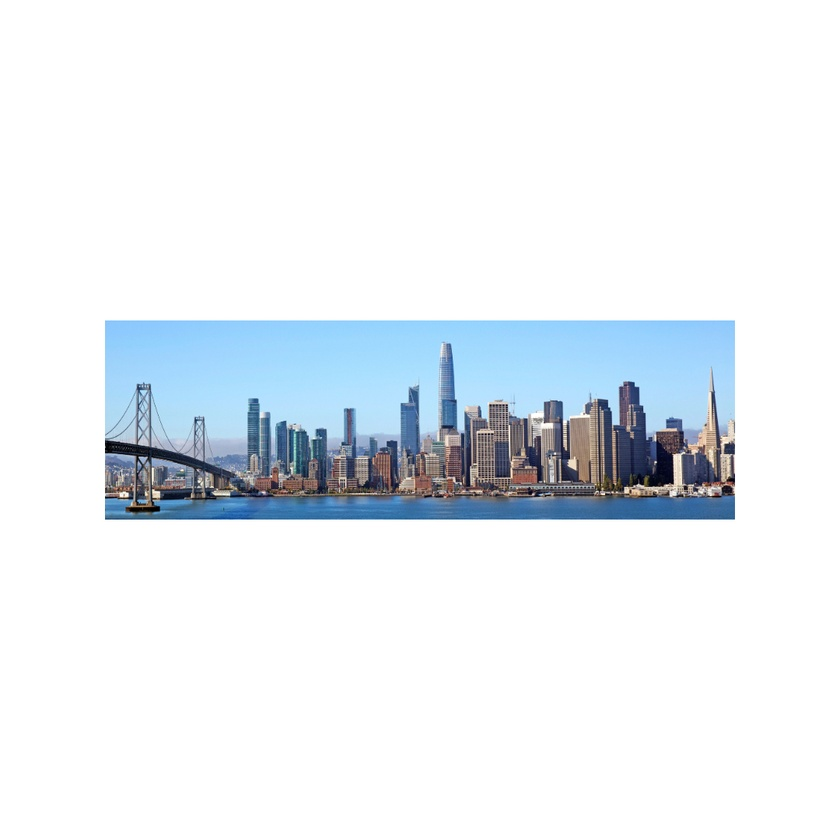
%> input picture additional_exerices/9.5_newton_method_for_approximiate_total_variation_de-noising/sf.jpeg, 840 x 840 px, shrunk from 1080 x 1080 before the run
$ octave add_noise_to_image.m   (GNU Octave 9; MATLAB toolbox functions it lacks are replaced by stand-ins)
%> lines starting %> are read from the running program, lines starting %| are printed output that depends on the picture
pkg load image

% Load the image
img = imread('sf.jpeg');
%> img is the input picture: size 840x840x3 uint8; mean R, G, B 233.1, 238.5, 243.2

% Convert the image to double for processing
img_double = im2double(img);

% Generate white noise with the same size as the image
noise = randn(size(img_double)) * 0.1; % Adjust the multiplier (0.1) for noise intensity

% Add the noise to the image
img_with_noise = img_double + noise;
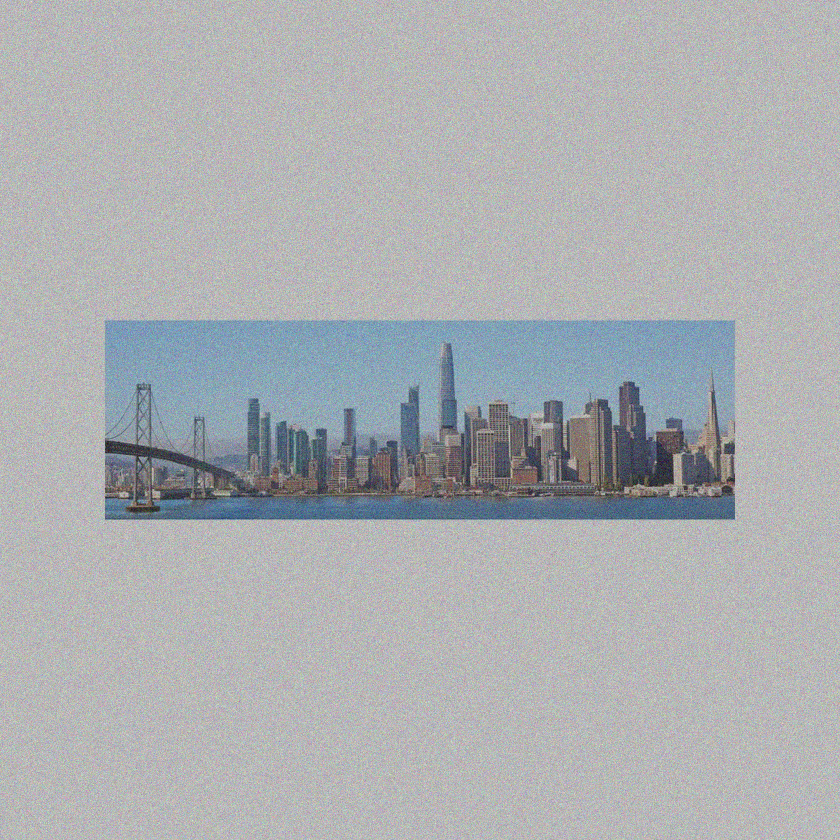
%> img_with_noise: size 840x840x3 double; mean R, G, B 0.914, 0.935, 0.954; mean of the top-left, top-right, bottom-left and bottom-right quarters 0.966, 0.962, 0.909, 0.899; drawn with min black and max white

% Clip the values to stay within the valid range [0, 1]
img_with_noise = max(min(img_with_noise, 1), 0);
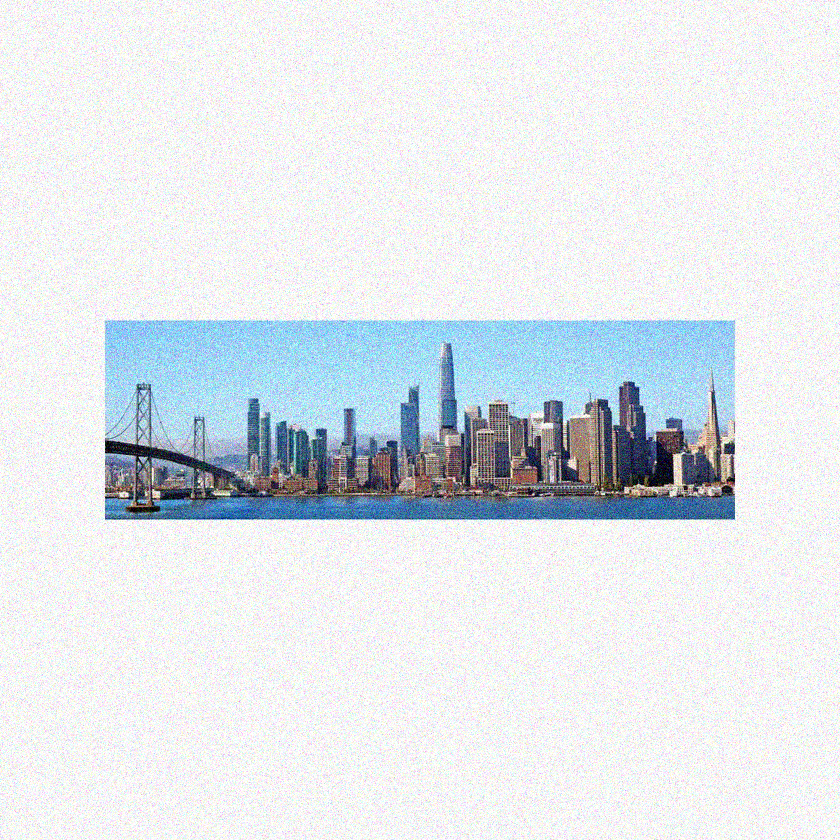
%> img_with_noise: size 840x840x3 double; mean R, G, B 0.881, 0.902, 0.918

% Convert the image back to uint8 for saving
img_with_noise_uint8 = im2uint8(img_with_noise);

% Save the noisy image
imwrite(img_with_noise_uint8, 'sf_with_noise.jpeg');

% Display the original and noisy images
figure;
subplot(1, 2, 1);
imshow(img);
title('Original Image');

subplot(1, 2, 2);
imshow(img_with_noise_uint8);
title('Image with White Noise');
